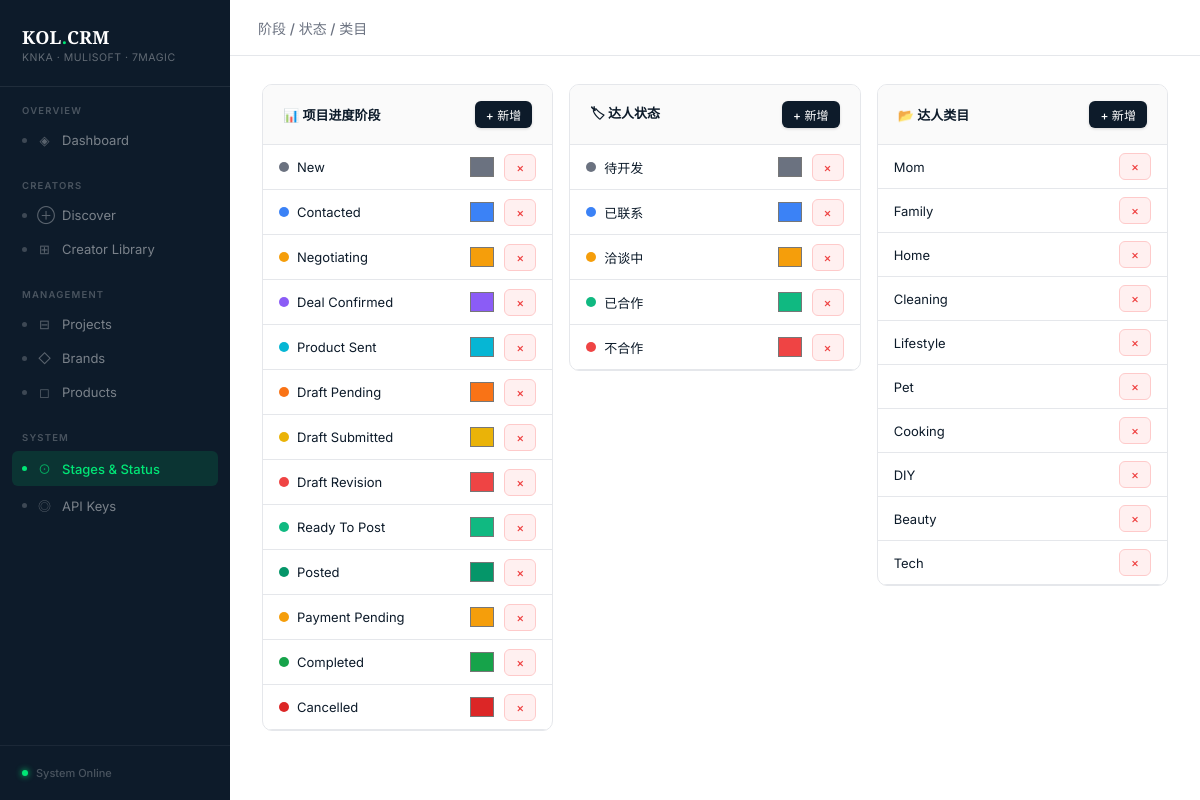
The page /config on the database its author committed.
### tables this page shows
CREATE TABLE project_stages (
        id    INTEGER PRIMARY KEY AUTOINCREMENT,
        name  TEXT NOT NULL UNIQUE,
        sort_order INTEGER DEFAULT 0,
        color TEXT DEFAULT '#6B7280'
    );

CREATE TABLE statuses (
        id    INTEGER PRIMARY KEY AUTOINCREMENT,
        name  TEXT NOT NULL UNIQUE,
        sort_order INTEGER DEFAULT 0,
        color TEXT DEFAULT '#6B7280'
    );

CREATE TABLE categories (
        id    INTEGER PRIMARY KEY AUTOINCREMENT,
        name  TEXT NOT NULL UNIQUE,
        sort_order INTEGER DEFAULT 0
    );

### app.py (the view)
@app.route('/config')
def config():
    db = get_db()
    stages = query(db, 'SELECT * FROM project_stages ORDER BY sort_order')
    statuses = query(db, 'SELECT * FROM statuses ORDER BY sort_order')
    categories = query(db, 'SELECT * FROM categories ORDER BY sort_order')
    db.close()
    return render_template('config.html', stages=stages, statuses=statuses, categories=categories)

### database.py (called while the page is built)
def get_db():
    if USE_PG:
        conn = psycopg2.connect(DATABASE_URL)
        conn.autocommit = False
        return conn
    else:
        conn = sqlite3.connect(DB_PATH)
        conn.row_factory = sqlite3.Row
        conn.execute("PRAGMA foreign_keys = ON")
        return conn

def query(conn, sql, params=()):
    if USE_PG:
        sql = sql.replace('?', '%s')
        with conn.cursor(cursor_factory=psycopg2.extras.RealDictCursor) as cur:
            cur.execute(sql, params)
            try:
                return [dict(r) for r in cur.fetchall()]
            except psycopg2.ProgrammingError:
                return []
    else:
        cur = conn.execute(sql, params)
        rows = cur.fetchall()
        return [dict(r) for r in rows]

### templates/config.html (shortened to what this page needs)
{% extends 'base.html' %}
{% block topbar_title %}阶段 / 状态 / 类目{% endblock %}
{% block content %}
<div class="grid-3" style="align-items:start">
  <div class="card">
    <div class="card-header">
      📊 项目进度阶段
      <button class="btn btn-sm btn-primary" style="margin-left:auto" onclick="openAdd('stage')">+ 新增</button>
    </div>
    <div id="stage-list">
      {% for s in stages %}
      <div class="config-row" style="display:flex;align-items:center;gap:8px;padding:8px 16px;border-bottom:1px solid var(--border)">
        <span style="width:10px;height:10px;border-radius:50%;background:{{ s.color }};flex-shrink:0"></span>
        <span style="flex:1;font-size:13px">{{ s.name }}</span>
        <input type="color" value="{{ s.color }}" style="width:28px;height:28px;padding:0;border:none;background:none;cursor:pointer"
          onchange="updateColor('stage',{{ s.id }},this.value,'{{ s.name }}')">
        <button class="btn btn-sm btn-danger" onclick="deleteConfig('stage',{{ s.id }})">×</button>
      </div>
      {% endfor %}
    </div>
  </div>
  <div class="card">
    <div class="card-header">
      🏷 达人状态
      <button class="btn btn-sm btn-primary" style="margin-left:auto" onclick="openAdd('status')">+ 新增</button>
    </div>
    <div id="status-list">
      {% for s in statuses %}
      <div class="config-row" style="display:flex;align-items:center;gap:8px;padding:8px 16px;border-bottom:1px solid var(--border)">
        <span style="width:10px;height:10px;border-radius:50%;background:{{ s.color }};flex-shrink:0"></span>
        <span style="flex:1;font-size:13px">{{ s.name }}</span>
        <input type="color" value="{{ s.color }}" style="width:28px;height:28px;padding:0;border:none;background:none;cursor:pointer"
          onchange="updateColor('status',{{ s.id }},this.value,'{{ s.name }}')">
        <button class="btn btn-sm btn-danger" onclick="deleteConfig('status',{{ s.id }})">×</button>
      </div>
      {% endfor %}
    </div>
  </div>
  <div class="card">
    <div class="card-header">
      📂 达人类目
      <button class="btn btn-sm btn-primary" style="margin-left:auto" onclick="openAdd('category')">+ 新增</button>
    </div>
    <div id="category-list">
      {% for c in categories %}
      <div class="config-row" style="display:flex;align-items:center;gap:8px;padding:8px 16px;border-bottom:1px solid var(--border)">
        <span style="flex:1;font-size:13px">{{ c.name }}</span>
        <button class="btn btn-sm btn-danger" onclick="deleteConfig('category',{{ c.id }})">×</button>
      </div>
      {% endfor %}
    </div>
  </div>
</div>
{% endblock %}

### templates/base.html (shortened to what this page needs)
<!DOCTYPE html>
<html lang="zh">
<head>
</head>
<body>
<nav class="sidebar">
  <div class="sidebar-logo">
    <div class="sidebar-logo-mark">KOL<span>.</span>CRM</div>
    <div class="sidebar-logo-sub">KNKA · MULISOFT · 7MAGIC</div>
  </div>
  <div class="nav-group">
    <div class="nav-label">Overview</div>
    <a href="/" class="nav-item {% if request.path=='/' %}active{% endif %}">
      <span class="nav-dot"></span>
      <span class="nav-icon">◈</span> Dashboard
    </a>
  </div>
  <div class="nav-group">
    <div class="nav-label">Creators</div>
    <a href="/discover" class="nav-item {% if '/discover' in request.path %}active{% endif %}">
      <span class="nav-dot"></span>
      <span class="nav-icon">⊕</span> Discover
    </a>
    <a href="/creators" class="nav-item {% if request.path=='/creators' or '/creator/' in request.path %}active{% endif %}">
      <span class="nav-dot"></span>
      <span class="nav-icon">⊞</span> Creator Library
    </a>
  </div>
  <div class="nav-group">
    <div class="nav-label">Management</div>
    <a href="/projects" class="nav-item {% if '/projects' in request.path %}active{% endif %}">
      <span class="nav-dot"></span>
      <span class="nav-icon">⊟</span> Projects
    </a>
    <a href="/brands" class="nav-item {% if '/brands' in request.path %}active{% endif %}">
      <span class="nav-dot"></span>
      <span class="nav-icon">◇</span> Brands
    </a>
    <a href="/products" class="nav-item {% if '/products' in request.path %}active{% endif %}">
      <span class="nav-dot"></span>
      <span class="nav-icon">◻</span> Products
    </a>
  </div>
  <div class="nav-group">
    <div class="nav-label">System</div>
    <a href="/config" class="nav-item {% if '/config' in request.path %}active{% endif %}">
      <span class="nav-dot"></span>
      <span class="nav-icon">⊙</span> Stages & Status
    </a>
    <a href="/settings" class="nav-item {% if '/settings' in request.path %}active{% endif %}">
      <span class="nav-dot"></span>
      <span class="nav-icon">◎</span> API Keys
    </a>
  </div>
  <div style="margin-top:auto;padding:20px 22px;border-top:1px solid rgba(255,255,255,.06)">
    <div style="display:flex;align-items:center;gap:8px">
      <div class="neon-dot"></div>
      <span style="font-size:11px;color:rgba(255,255,255,.25);font-weight:500">System Online</span>
    </div>
  </div>
</nav>
<div class="main">
  <div class="topbar">
    <span class="topbar-title">{% block topbar_title %}{% endblock %}</span>
  </div>
  <div class="page-body">
    {% block content %}{% endblock %}
  </div>
</div>
</body>
</html>

### templates/base.html (style rules this page uses)
:root { --bg: #ffffff; --surface: #fafafa; --surface2: #f3f4f6; --border: #e5e7eb; --border2: #d1d5db; --navy: #0d1b2a; --navy2: #1e3448; --text: #0d1b2a; --muted: #6b7280; --muted2: #9ca3af; --accent: #00e676; --accent-dim:#00c853; --blue: #2563eb; --teal: #06b6d4; --red: #ef4444; --amber: #f59e0b; --green: #10b981; --sidebar-w: 230px; font-size: 14px; }
* { box-sizing: border-box; margin: 0; padding: 0; }
body { background: var(--bg); color: var(--text); font-family: 'Inter', -apple-system, sans-serif; font-weight: 400; display: flex; min-height: 100vh; -webkit-font-smoothing: antialiased; }
.sidebar { width: var(--sidebar-w); min-height: 100vh; background: var(--navy); display: flex; flex-direction: column; position: fixed; top: 0; left: 0; z-index: 100; }
.sidebar-logo { padding: 28px 22px 22px; border-bottom: 1px solid rgba(255,255,255,.08); }
.sidebar-logo-mark { font-family: 'Playfair Display', serif; font-weight: 700; font-size: 18px; color: #fff; letter-spacing: .3px; line-height: 1; }
.sidebar-logo-mark span { color: var(--accent); }
.sidebar-logo-sub { font-size: 10.5px; font-weight: 400; color: rgba(255,255,255,.35); margin-top: 5px; letter-spacing: .5px; text-transform: uppercase; }
.nav-group { padding: 18px 12px 4px; }
.nav-label { font-size: 9.5px; font-weight: 600; color: rgba(255,255,255,.25); text-transform: uppercase; letter-spacing: 1.2px; padding: 0 10px 8px; }
.nav-item { display: flex; align-items: center; gap: 10px; padding: 8px 10px; border-radius: 6px; color: rgba(255,255,255,.45); text-decoration: none; font-size: 13px; font-weight: 400; transition: all .15s; margin-bottom: 2px; }
.nav-item.active { background: rgba(0,230,118,.12); color: var(--accent); font-weight: 500; }
.nav-item.active .nav-dot { background: var(--accent); }
.nav-dot { width: 5px; height: 5px; border-radius: 50%; background: rgba(255,255,255,.2); flex-shrink: 0; }
.nav-icon { width: 15px; text-align: center; font-size: 13px; opacity: .7; }
.main { margin-left: var(--sidebar-w); flex: 1; min-height: 100vh; background: var(--bg); }
.topbar { height: 56px; background: var(--bg); border-bottom: 1px solid var(--border); display: flex; align-items: center; padding: 0 28px; gap: 12px; position: sticky; top: 0; z-index: 50; }
.topbar-title { font-family: 'Inter', sans-serif; font-size: 14px; font-weight: 500; color: var(--muted); }
.page-body { padding: 28px 32px; }
.card { background: var(--bg); border: 1px solid var(--border); border-radius: 10px; overflow: hidden; }
.card-header { padding: 16px 20px; border-bottom: 1px solid var(--border); font-size: 13px; font-weight: 600; color: var(--text); display: flex; align-items: center; gap: 8px; background: var(--surface); }
.btn { display: inline-flex; align-items: center; gap: 6px; padding: 7px 16px; border-radius: 6px; border: none; cursor: pointer; font-size: 13px; font-weight: 500; font-family: 'Inter', sans-serif; text-decoration: none; transition: all .15s; white-space: nowrap; letter-spacing: .1px; }
.btn-primary { background: var(--navy); color: #fff; box-shadow: 0 1px 3px rgba(0,0,0,.15); }
.btn-danger { background: #fff0f0; color: var(--red); border: 1px solid #fecaca; }
.btn-sm { padding: 5px 11px; font-size: 12px; }
input, select, textarea { background: var(--bg); border: 1px solid var(--border2); border-radius: 6px; color: var(--text); padding: 8px 11px; font-size: 13px; font-family: 'Inter', sans-serif; width: 100%; transition: border-color .15s, box-shadow .15s; }
.neon-dot { width: 6px; height: 6px; border-radius: 50%; background: var(--accent); box-shadow: 0 0 6px var(--accent); }
.grid-3 { display: grid; grid-template-columns: 1fr 1fr 1fr; gap: 16px; }

### rows shown on the page
project_stages: name "New", color "#6b7280"
project_stages: name "Contacted", color "#3b82f6"
project_stages: name "Negotiating", color "#f59e0b"
project_stages: name "Deal Confirmed", color "#8b5cf6"
project_stages: name "Product Sent", color "#06b6d4"
project_stages: name "Draft Pending", color "#f97316"
project_stages: name "Draft Submitted", color "#eab308"
project_stages: name "Draft Revision", color "#ef4444"
project_stages: name "Ready To Post", color "#10b981"
project_stages: name "Posted", color "#059669"
project_stages: name "Payment Pending", color "#f59e0b"
project_stages: name "Completed", color "#16a34a"
project_stages: name "Cancelled", color "#dc2626"
statuses: name "待开发", color "#6b7280"
statuses: name "已联系", color "#3b82f6"
statuses: name "洽谈中", color "#f59e0b"
statuses: name "已合作", color "#10b981"
statuses: name "不合作", color "#ef4444"
categories: name "Mom"
categories: name "Family"
categories: name "Home"
categories: name "Cleaning"
categories: name "Lifestyle"
categories: name "Pet"
categories: name "Cooking"
categories: name "DIY"
categories: name "Beauty"
categories: name "Tech"
